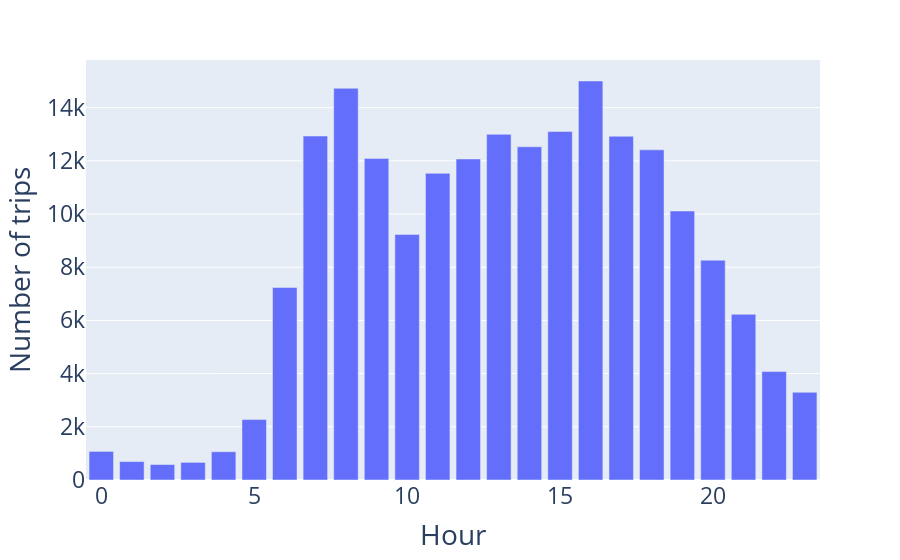

Notebook source saved alongside this figure:
### Code cell
import plotly.express as px
fig = px.bar(best_iteration_error_result, x='interval', y='trips')
fig.update_layout(#title='Average High and Low Temperatures in New York',
                       xaxis_title='Hour',
                       yaxis_title='Number of trips',
                       font_size = 23)
fig.show()

### Figure 1 — Plotly figure (JSON) as saved in the notebook; plotly's stock layout.template omitted (floating-point values rounded to 4 significant figures)
{"data": [{"alignmentgroup": "True", "hovertemplate": "interval=%{x}<br>trips=%{y}<extra></extra>", "legendgroup": "", "marker": {"color": "#636efa", "pattern": {"shape": ""}}, "name": "", "offsetgroup": "", "orientation": "v", "showlegend": false, "textposition": "auto", "type": "bar", "x": [0, 1, 2, 3, 4, 5, 6, 7, 8, 9, 10, 11, 12, 13, 14, 15, 16, 17, 18, 19, 20, 21, 22, 23], "xaxis": "x", "y": [1075, 693, 581, 662, 1063, 2272, 7239, 12934, 14728, 12092, 9234, 11529, 12070, 12996, 12529, 13102, 15002, 12924, 12413, 10114, 8264, 6228, 4076, 3297], "yaxis": "y"}], "layout": {"barmode": "relative", "font": {"size": 23}, "legend": {"tracegroupgap": 0}, "margin": {"t": 60}, "xaxis": {"anchor": "y", "domain": [0, 1], "title": {"text": "Hour"}}, "yaxis": {"anchor": "x", "domain": [0, 1], "title": {"text": "Number of trips"}}}}
